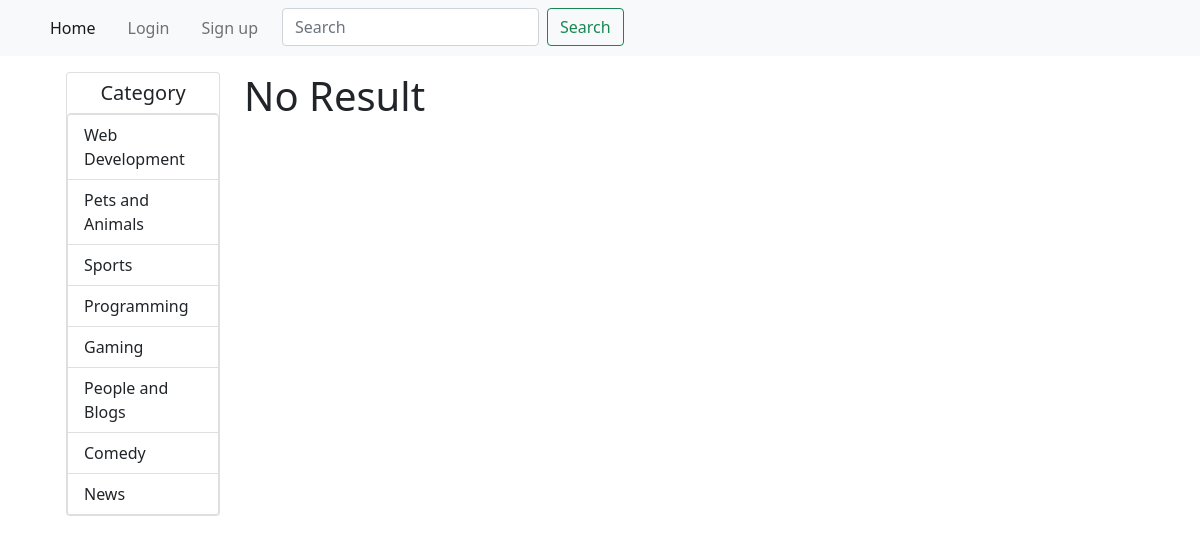
/programming, run on the app's committed database.
### User_Content/models.py (models this page shows, shortened)
class Category(models.Model):
    category_name = models.CharField(max_length=100, unique=True)
    slug = models.SlugField(max_length=100, unique=True)
    created_at = models.DateTimeField(auto_now_add=True)

### User_Content/views.py (the view)
# urls.py: path("<slug:slug>", views.searchByCategory, name="searchByCategory"),
def searchByCategory(request, slug):
    content_match = UploadContent.objects.filter(category__slug=slug)
    category = Category.objects.all()
    return render(request, "App_Content/home.html", context={"content": content_match, "categories": category})

### templates/App_Content/home.html (shortened to what this page needs)
{% extends 'base.html' %}
{% block body_block %}
<div class="row container-fluid">
    <div class="col-md-2">
        <div class="card ">
            <h5 class="m-2 text-center">Category</h5>
            <div class="list-group">
                {% for category in categories %}
                <a href="{% url "searchByCategory" category.slug %}" class="list-group-item list-group-item-action">
                    {{category.category_name}}</a>
                {% endfor %}
            </div>
        </div>
    </div>
    <div class="col-md-10">
        <div class=" example-1 scrollbar-ripe-malinka">
            <div id="cartItem">
                <div class="row">
                    {% if content %}
                    {% for info in content %}
                    <div class="col-6">
                        <a href=" {% url 'singleContent' info.slug %}" class="text-decoration-none text-dark">
                            <iframe width="460px" height="300px" src="https://www.youtube.com/embed/{{info.slug}}"
                                title="YouTube video player"></iframe>
                            <h3>{{info.video_title}}</h3>
                            <h6 class="m-0 p-0">Create By: {{info.user.first_name}} {{info.user.last_name}}</h6>
                            <p class=" p-0">{{info.created_at}}</p>
                        </a>
                    </div>
                    {% endfor %}
                    {% else %}
                    <h1>No Result</h1>
                    {% endif %}
                </div>
            </div>
        </div>
    </div>
</div>
{% endblock body_block %}

### static/style.css (style rules this page uses)
.example-1 { position: relative; overflow-y: scroll; height: 100vh; }

### data on the page
Category: category_name "Web Development"
Category: category_name "Pets and Animals"
Category: category_name "Sports"
Category: category_name "Programming"
Category: category_name "Gaming"
Category: category_name "People and Blogs"
Category: category_name "Comedy"
Category: category_name "News"
